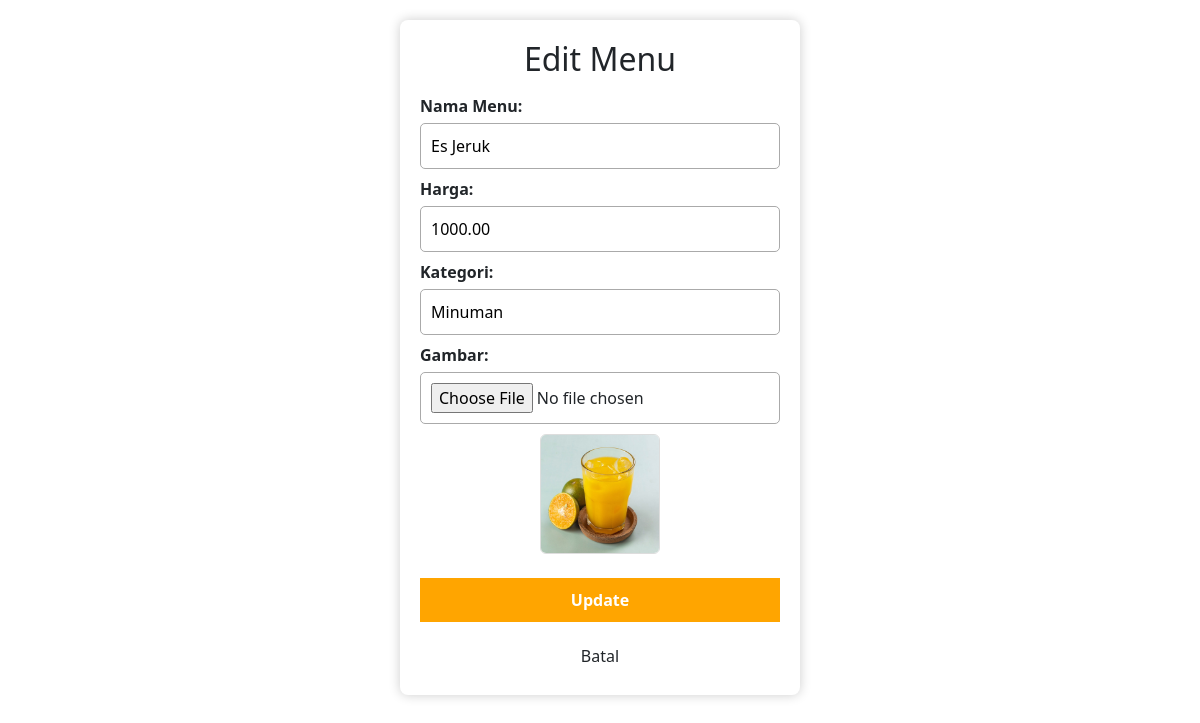
/edit.php?id=126, run on the app's committed database.
### tables this page shows
CREATE TABLE `menu` (
  `id_menu` int(11) NOT NULL,
  `nama_menu` varchar(50) NOT NULL,
  `harga` decimal(10,2) NOT NULL,
  `kategori` varchar(20) NOT NULL,
  `gambar` varchar(225) NOT NULL
);

### edit.php (the view, shortened to what this page needs)
<?php
include "koneksi.php";
$id_menu = $_GET['id'];
$query = mysqli_query($koneksi, "SELECT * FROM menu WHERE id_menu='$id_menu'");
$data = mysqli_fetch_assoc($query);
?>
<!DOCTYPE html>
<html>
<head>
    <link href="https://cdn.jsdelivr.net/npm/bootstrap@5.3.0/dist/css/bootstrap.min.css" rel="stylesheet" />
</head>
<body>
    <div class="form-container">
        <h2>Edit Menu</h2>
        <form method="post" enctype="multipart/form-data">
            <label>Nama Menu:</label>
            <input type="text" name="nama_menu" value="<?= $data['nama_menu']; ?>" required>
            <label>Harga:</label>
            <input type="number" name="harga" value="<?= $data['harga']; ?>" required>
            <label>Kategori:</label>
            <input type="text" name="kategori" value="<?= $data['kategori']; ?>" required>
            <label>Gambar:</label>
            <input type="file" name="gambar">
            <div class="preview">
                <?php if (!empty($data['gambar'])) { ?>
                    <img src="uploads/<?= $data['gambar']; ?>">
                <?php } ?>
            </div>
            <br>
            <button type="submit" name="update"  >Update</button><br>
            <a href="data_menu.php" class="btn">Batal</a>
        </form>
    </div>
</body>
</html>

### edit.php (style rules this page uses)
body { font-family: Arial, sans-serif; background: #f2f2f2; padding: 20px; }
.form-container { width: 400px; background: #fff; margin: auto; padding: 20px; border-radius: 8px; box-shadow: 0 0 12px rgba(0,0,0,0.2); }
h2 { text-align: center; margin-bottom: 20px; color: orange; }
label { font-weight: bold; display: block; margin: 8px 0 5px; }
input[type="text"], input[type="number"], input[type="file"] { width: 100%; padding: 10px; border: 1px solid #aaa; border-radius: 5px; }
button { margin-top: 15px; width: 100%; padding: 10px; background: orange; border: none; border-radius: 6px; color: white; font-weight: bold; cursor: pointer; }
.btn { margin-top: 15px; width: 100%; padding: 10px; background-color: #e9a72dff; border: none; border-radius: 6px; font-weight: bold; cursor: pointer; }
.preview { margin-top: 10px; text-align: center; }
.preview img { width: 120px; border-radius: 6px; border: 1px solid #ddd; }

### data on the page
menu: nama_menu "Es Jeruk", harga "1000.00", kategori "Minuman", gambar (picture)
